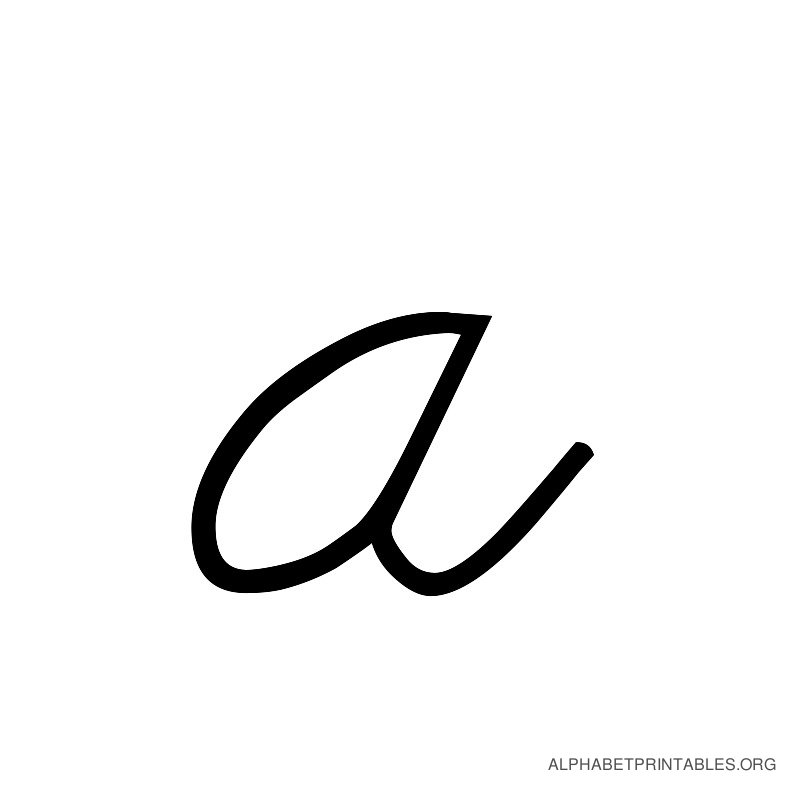
#> input picture samples/alphabet_cursive_letter_a.jpg, 800 x 800 px; its folder holds 5 pictures in this run
$ jupyter execute --allow-errors final.ipynb   (shell and % lines are left out)
#> lines starting #> are read from the running program, lines starting #| are printed output that depends on the picture
# Matrix Bubbling

[cell 1]
from matplotlib import colors
import cv2
import matplotlib.pyplot as plt
import numpy as np
import time

## Computing Distances

The `computeDistance` function computes the distance between two matrices `A` and `B` and returns a score. Here, `n` is a parameter that specifies how many cuts to make along each axis.

[cell 2]
def computeDistance(A, B, n, metric):
    '''returns a matrix of all the distances for each block'''
    row, col = A.shape
    # trim matrix so grids are all the same size
    row -= row % n
    col -= col % n
    dist = np.zeros((row // n, col // n))
    for i in range(row // n):
        for j in range(col // n):
            gridA = A[np.ix_(range(n*i,n*i+n), range(n*j,n*j+n))]
            gridB = B[np.ix_(range(n*i,n*i+n), range(n*j,n*j+n))]
            meanA, covA = getSummary(gridA)
            meanB, covB = getSummary(gridB)
            if meanA != [] and meanB != []:
                blockDist = getDist(meanA, covA, meanB, covB, metric)
                dist[i, j] = 0 if np.isnan(blockDist) else blockDist
    return dist

def getSummary(grid):
    '''get the mean and covariance of the grid'''
    # get points in grid as an array
    x = []
    y = []
    row, col = grid.shape
    for i in range(row):
        for j in range(col):
            x += [int(i) for x in range(grid[i][j] // 5)]
            y += [int(j) for x in range(grid[i][j] // 5)]
    if x == [] or y == []: # don't compute the mean and covariance if there are no points
        return ([],[])

    x = np.array(x)
    y = np.array(y)
    xMean = np.mean(x)
    yMean = np.mean(y)
    mean = np.array([xMean, yMean])
    x = x - xMean
    y = y - yMean
    coords = np.vstack([x, y])
    cov = np.cov(coords)
    return (mean.T, cov)

# [27 lines left out: functions getDist, getKLDiv, getHellDist, not called in this run]

## Test Comparisons

We perform test comparisons between `test1` and `test2` to debug and to see if the output makes sense.

[cell 3]
# test matrices
test1 = np.array([[10, 10, 30, 40, 60, 20, 50, 20],
                  [10, 10, 60, 90, 40, 20, 50, 60],
                  [50, 30, 70, 30, 60, 20, 30, 50],
                  [50, 30, 80, 10, 60, 10, 20, 50],
                  [90, 90, 70, 30, 60, 20, 30, 50],
                  [90, 90, 90, 40, 30, 50, 20, 90]])

test2 = np.array([[90, 90, 30, 10, 30, 30, 10, 20],
                  [90, 90, 10, 10, 30, 10, 20, 50],
                  [50, 30, 10, 30, 10, 30, 20, 90],
                  [50, 30, 80, 90, 10, 40, 20, 90],
                  [90, 90, 10, 10, 30, 10, 20, 50],
                  [90, 90, 90, 40, 10, 60, 80, 30]])

f, axarr = plt.subplots(1, 2, figsize=(8, 3))
axarr[0].imshow(test1, cmap="gray")
axarr[1].imshow(test2, cmap="gray")

#> (the rest of this cell did not finish here and is left out)

# Comparing Images

Here we perform comparisons with different images for different purposes.

## Comparing Letters

[cell 4]
def getTransforms(image):
    '''get transformed versions of image'''
    kernel = np.ones((5, 5), np.uint8)
    dilation = cv2.dilate(image, kernel, iterations = 1)
    erosion = cv2.erode(image, kernel, iterations = 1)
    kernel2 = np.ones((15, 15), np.uint8)
    dilation2 = cv2.dilate(image, kernel2, iterations = 1)
    erosion2 = cv2.erode(image, kernel2, iterations = 1)
    return [dilation, erosion, dilation2, erosion2]

# images for comparisons
base_chars = ["a", "b"]
base_images = [cv2.imread("samples/alphabet_cursive_letter_" + char + ".jpg", 0) for char in base_chars]
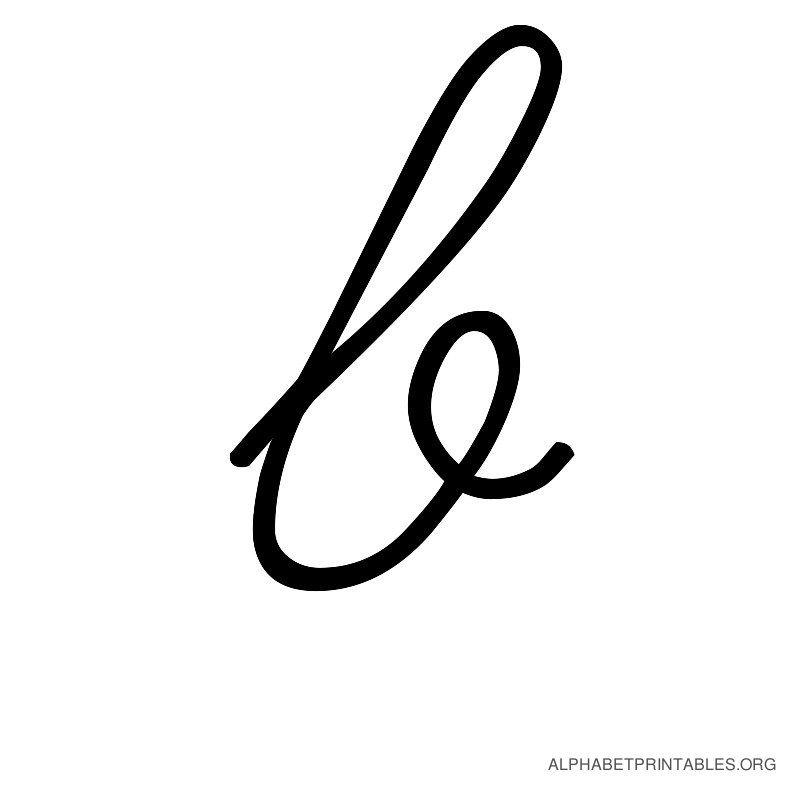
#> input picture samples/alphabet_cursive_letter_b.jpg, 800 x 800 px
#> base_images = 2 items
base_images = [255 - base_image for base_image in base_images] # invert the image
compare = [base_images[0]] + getTransforms(base_images[0]) + [base_images[1]]
#> in getTransforms, `dilation = cv2.dilate(image, kernel, iterations = 1)`:
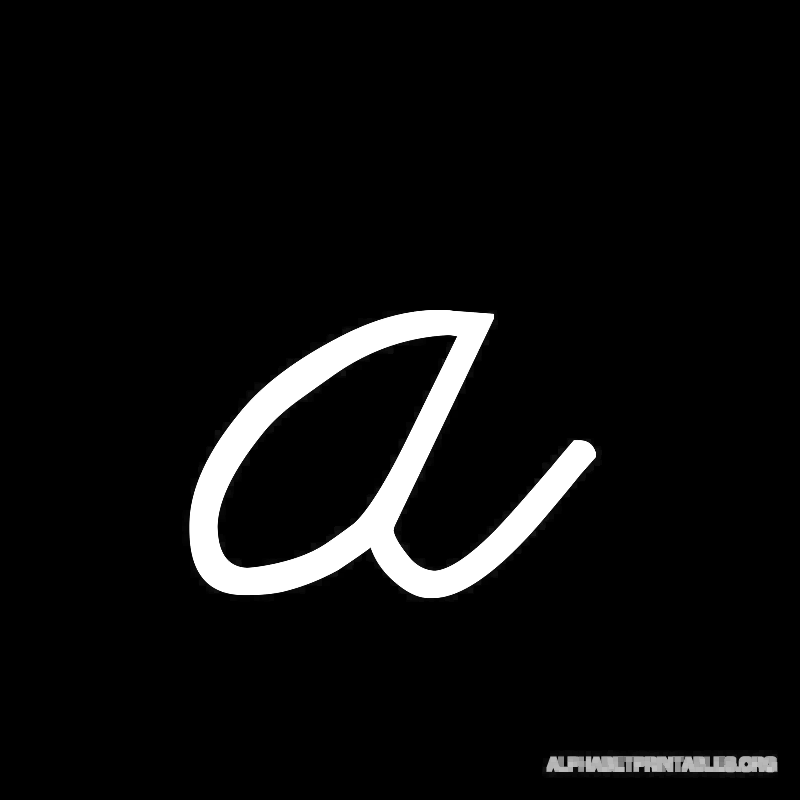
#> dilation: shape (800, 800); min 0, max 255, mean 13.6
#> in getTransforms, `dilation = cv2.dilate(image, kernel, iterations = 1)`:
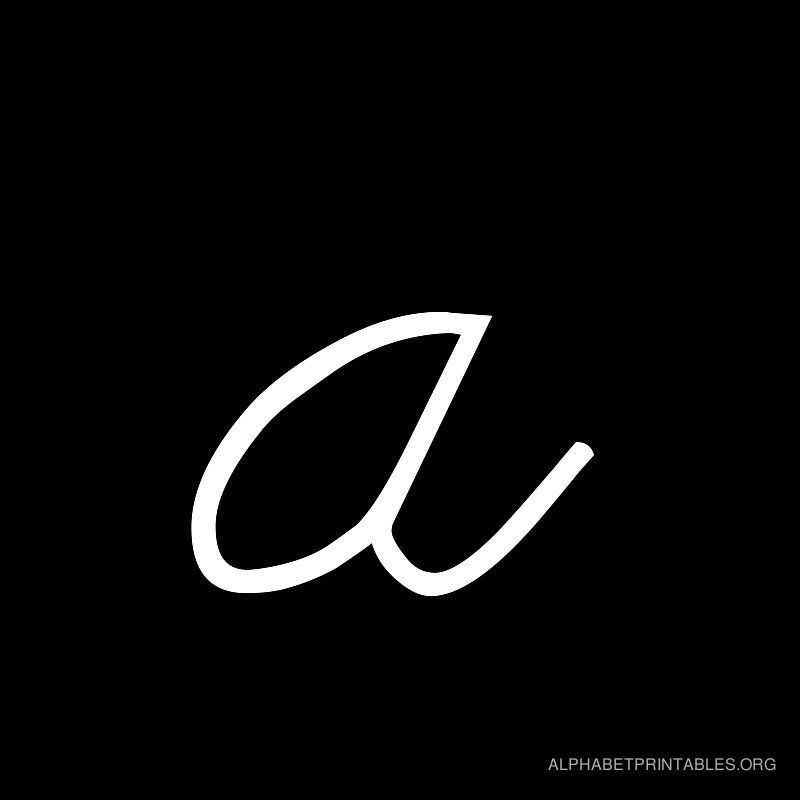
#> image: shape (800, 800); min 0, max 255, mean 10.5
#> in getTransforms, `erosion = cv2.erode(image, kernel, iterations = 1)`:
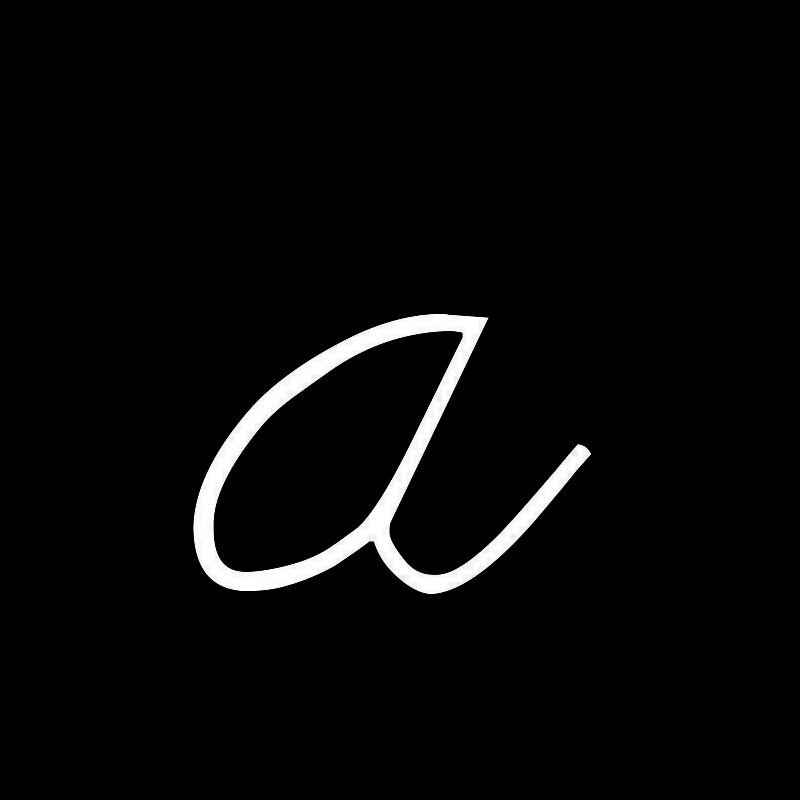
#> erosion: shape (800, 800); min 0, max 255, mean 7.8
#> in getTransforms, `dilation2 = cv2.dilate(image, kernel2, iterations = 1)`:
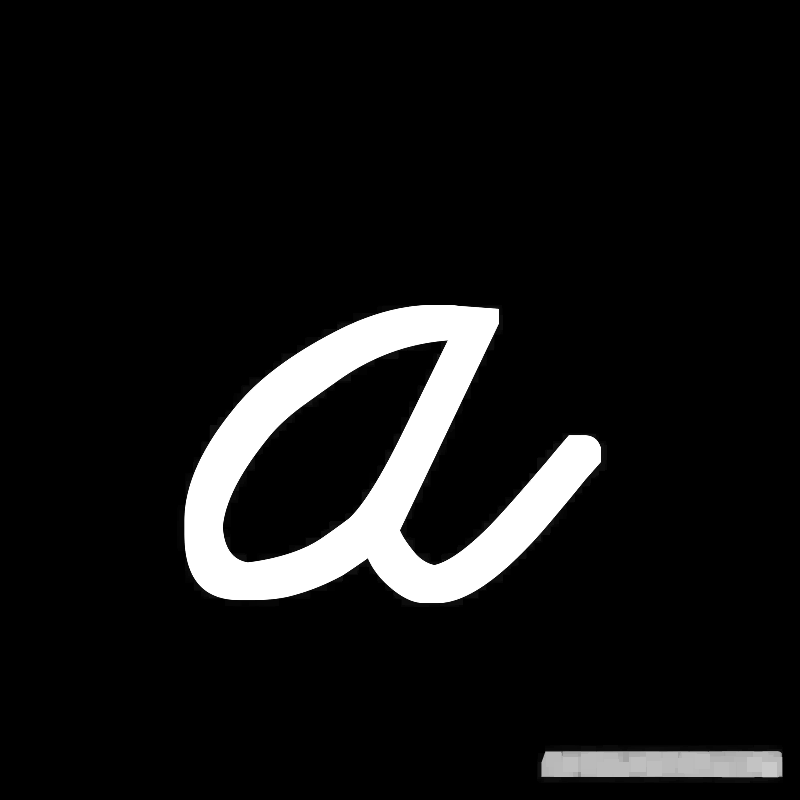
#> dilation2: shape (800, 800); min 0, max 255, mean 20.3
#> in getTransforms, `erosion2 = cv2.erode(image, kernel2, iterations = 1)`:
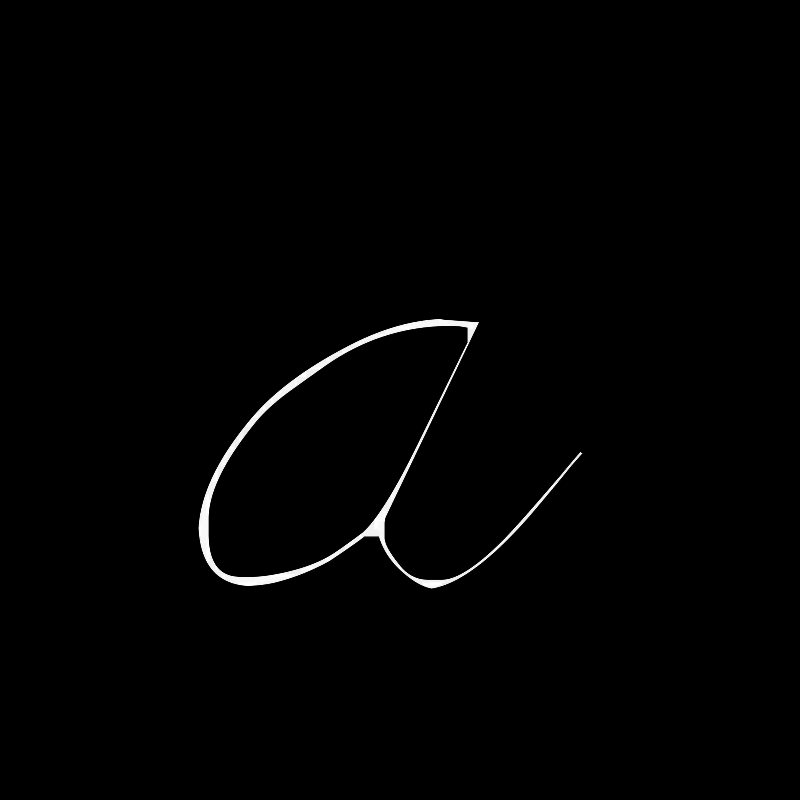
#> erosion2: shape (800, 800); min 0, max 255, mean 2.2
#> compare = 6 items
titles = ["Original", "Dilated", "Eroded", "More Dilated", "More Eroded", "B"]

# plot images
f, axarr = plt.subplots(2, 3, figsize=(10, 7))
for i in range(len(compare)):
    axarr[i // 3, i % 3].imshow(compare[i], cmap="Greys")
    axarr[i // 3, i % 3].set_title(titles[i])
#> this loop made 6 passes
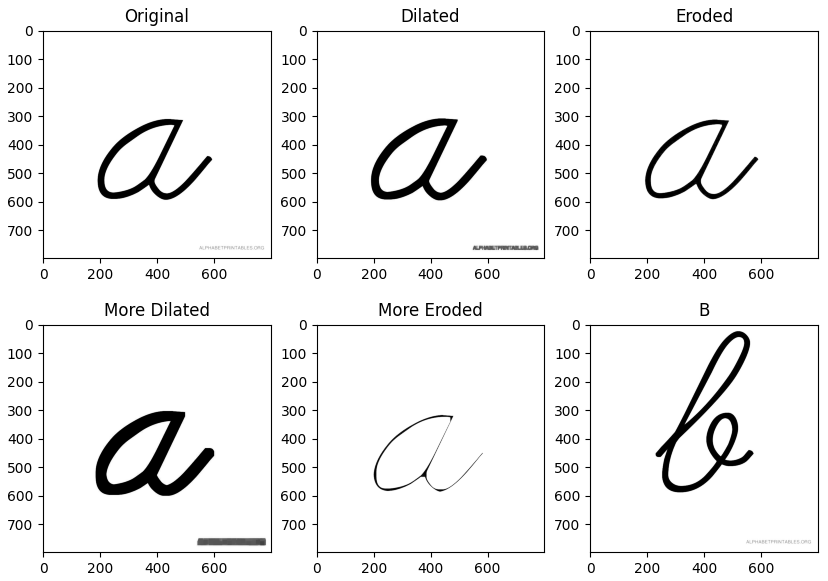
#> figure drawn by matplotlib, 6 panels

Here, we compare the letter A and the letter B against tranformed versions of the letter A. Our block size is `n=15`.

[cell 5]
overall_start_time = time.time()
#> (the rest of this cell did not finish here and is left out)

## Comparing Compressed Images

Here, we compare an image of a dog with several compressed versions of itself. We use a block size of `n=15`.

[cell 6]
# images for comparisons
original = cv2.imread("samples/original.png", 0)
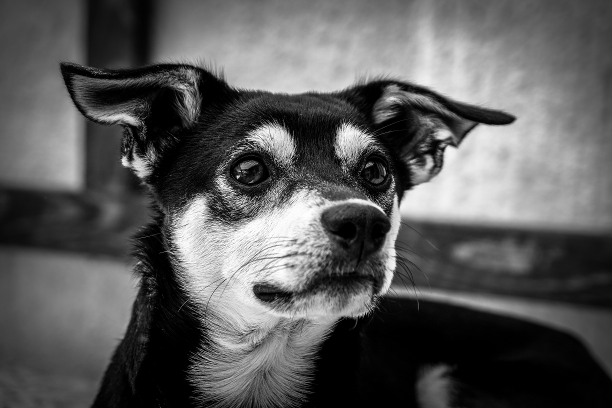
#> input picture samples/original.png, 612 x 408 px
#> original is the input picture: shape (408, 612); min 0, max 255, mean 90.3
singular_values = [100, 50, 25, 10, 5]
compressed = [cv2.imread("samples/svd_" + str(svd_val) + ".png", 0) for svd_val in singular_values]
#> compressed = 5 items

# plot images
f, axarr = plt.subplots(2, 3, figsize=(15, 7))
all_dogs = [original] + compressed
#> all_dogs = 6 items
dog_titles = ["Original"] + ["Rank " + str(svd) for svd in singular_values]
#> (the rest of this cell did not finish here and is left out)
